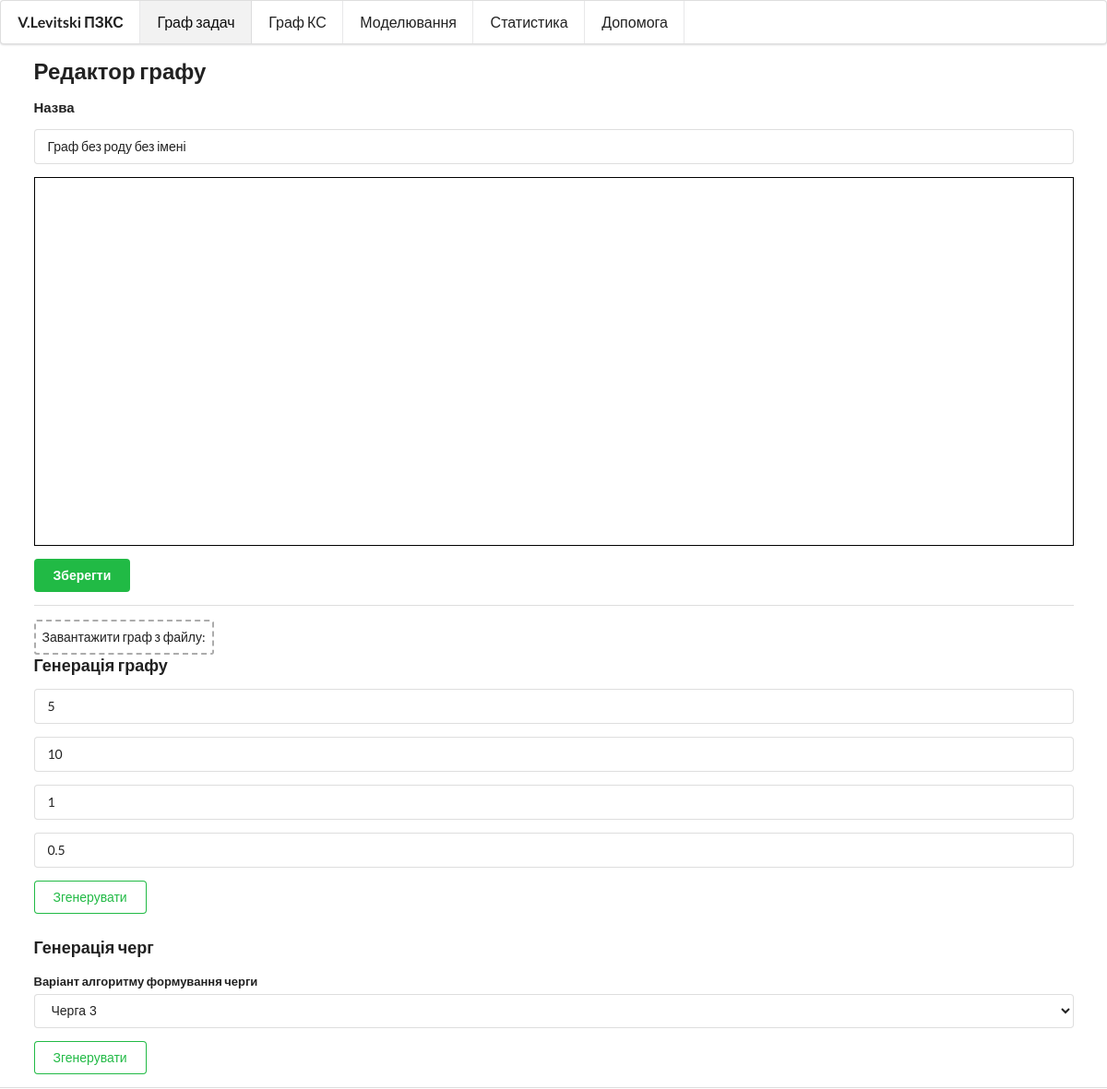
/task-graph/1/, run on an earlier commit of the app's database.
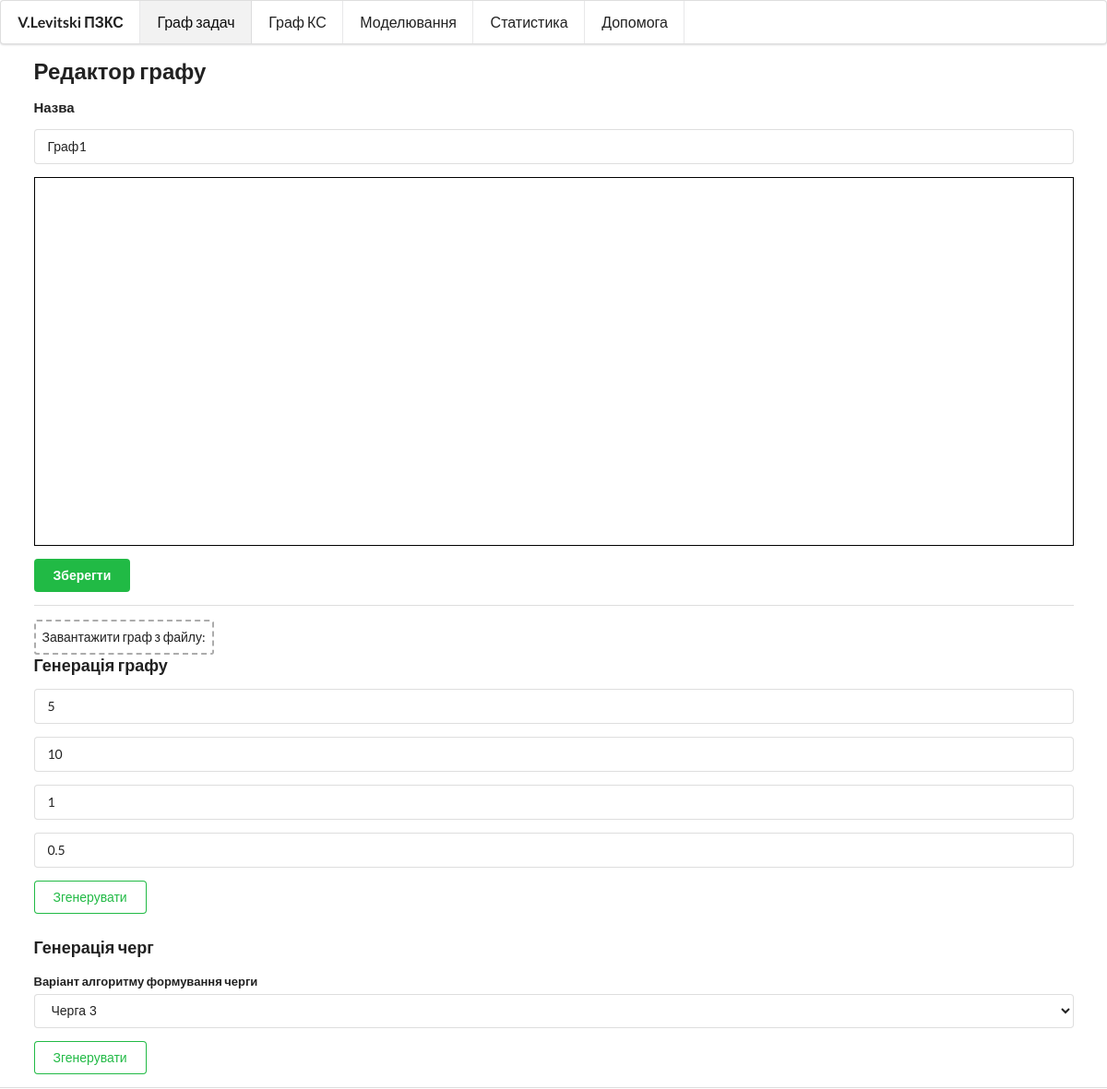
And on a later commit of the database.
### app.py (models this page shows)
class TaskGraph(db.Model):
    id = db.Column(db.Integer, primary_key=True, autoincrement=True)
    name = db.Column(db.String)
    created_at = db.Column(db.DateTime)
    updated_at = db.Column(db.DateTime)
    queue = db.Column(db.String)
    data = db.Column(db.String)

### app.py (the view, shortened to what this page needs)
@app.route('/task-graph/new/', methods=['GET', 'POST'])
@app.route('/task-graph/<id>/', methods=['GET', 'POST'])
def save_task_graph(id=None):
    graph = None
    if id:
        graph = TaskGraph.query.get(id)
    if request.method == 'GET':
        return render_template('task_graph_redactor.html', graph=graph)

### app.py (called while the page is built)
@app.context_processor
def context():
    return dict(render_ganta=render_diagram_ganta)

### templates/task_graph_redactor.html (shortened to what this page needs)
{% extends "index.html" %}
{% block head %}
    {{ super() }}
{% endblock %}
{% block content %}
    {{ super() }}
    <div class="ui container">
        <form id="main" class="ui form" action="." method="post">
            <h2>Редактор графу</h2>
            <div class="field">
                <h4>Назва</h4>
                <input type="text" name="name" value="{{ graph.name }}"></div>
            <div class="field">
                <div id="myDiagramDiv"
                     style="border: solid 1px black; width: 100%; height: 400px"></div>
            </div>
            <button class="ui positive button" id="SaveButton"
                    onclick="save()">Зберегти
            </button>
        </form>
        <div class="ui divider"></div>
        <label class="file">
            <span>Завантажити граф з файлу:</span>
        </label>
        <div>
            <h3>Генерація графу</h3>
            <div class="ui form">
                <div class="field">
                    <input type="number" id="n_vertex"
                           placeholder="кількість вершин" value="5">
                </div>
                <div class="field">
                    <input type="number" id="max_w"
                           placeholder="максимальна вага вершини" value="10">
                </div>
                <div class="field">
                    <input type="number" id="min_w"
                           placeholder="мінімальна вага вершини" value="1">
                </div>
                <div class="field">
                    <input type="number" id="corelation"
                           placeholder="звязність графу" value="0.5">
                </div>
                <div class="field">
                    <button onclick="gerenate()" class="ui positive basic button">
                        Згенерувати
                    </button>
                </div>
            </div>
            <h3>Генерація черг</h3>
            <form class="ui form"
                  action="{{ url_for('generate_queue', id=graph.id) }}">
                <div class="field">
                    <label>Варіант алгоритму формування черги</label>
                    <select class="ui select" name="queue_type">
                        <option value="3">Черга 3</option>
                    </select>
                </div>
                <div class="field">
                    <button type="submit" class="ui positive basic button">
                        Згенерувати
                    </button>
                </div>
            </form>
        </div>
    </div>
{% endblock %}

What changed in the data, as far as the page shows it:
changed TaskGraph: name "Граф без роду без імені" → "Граф1"
